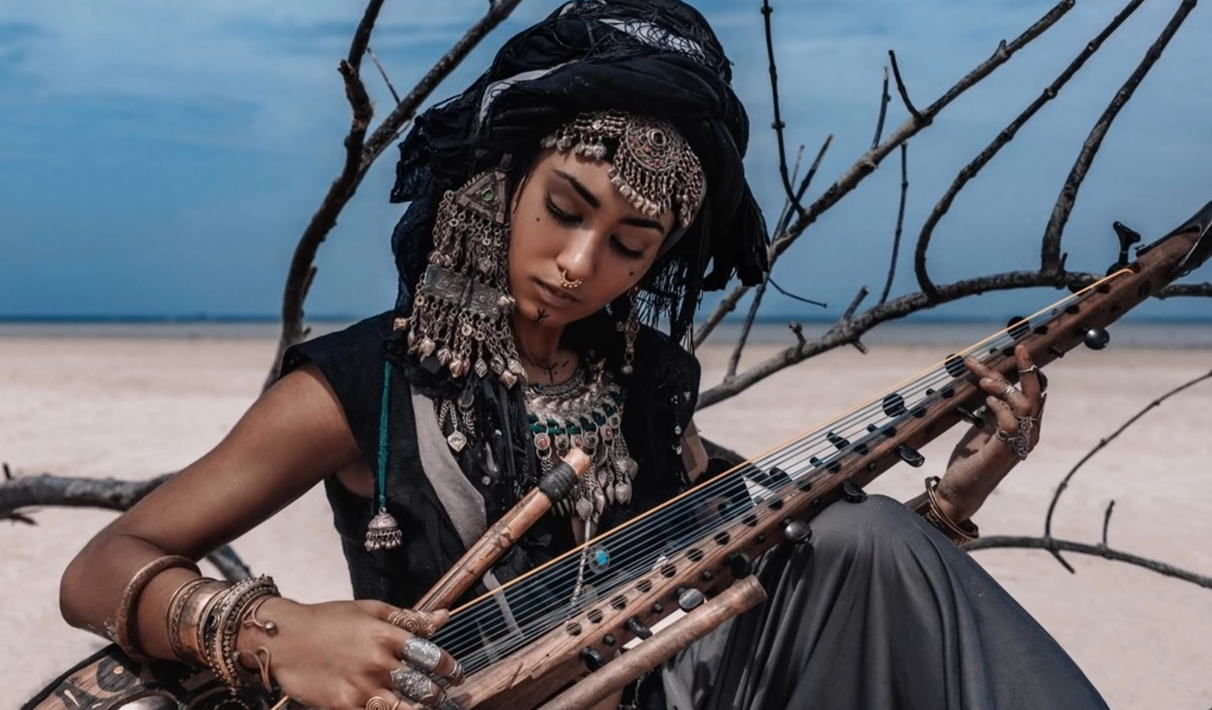
#> input picture Workspace/Course1/Section16/testImg.png, 1212 x 710 px
$ python img1.py
#> lines starting #> are read from the running program, lines starting #| are printed output that depends on the picture
# To work with images you need to install Pillow
# pip install Pillow
# https://pillow.readthedocs.io/en/stable/
print("========================================================================")
print("1--------------------------------")
# openning an image (image object)
from PIL import Image

mac = Image.open("testImg.png")
#> mac is the input picture: PIL image 1212x710 RGB; mean R, G, B 99.4, 103.6, 112.3
# mac.show()
imgSize = mac.size								# returns tuple
#> imgSize = (1212, 710)
print(imgSize)
#| (1212, 710)


print("\n2--------------------------------")
# cropping images

x = 1212 / 4
y = 0
w = 1212 / 2
h = 710 / 2
mac2 = mac.crop((x, y, w, h))
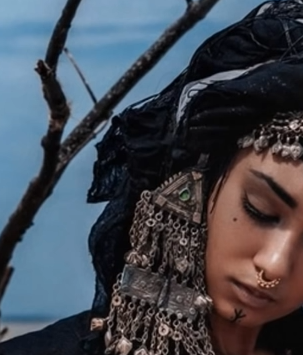
#> mac2: PIL image 303x355 RGB; mean R, G, B 68.3, 73, 82.4
# mac2.show()


print("\n3--------------------------------")
# copying and pasting
# only affects image in working memory
# (original img does not change)
mac.paste(im=mac2, box=(0,0))		# paste mac2 into mac at 0,0
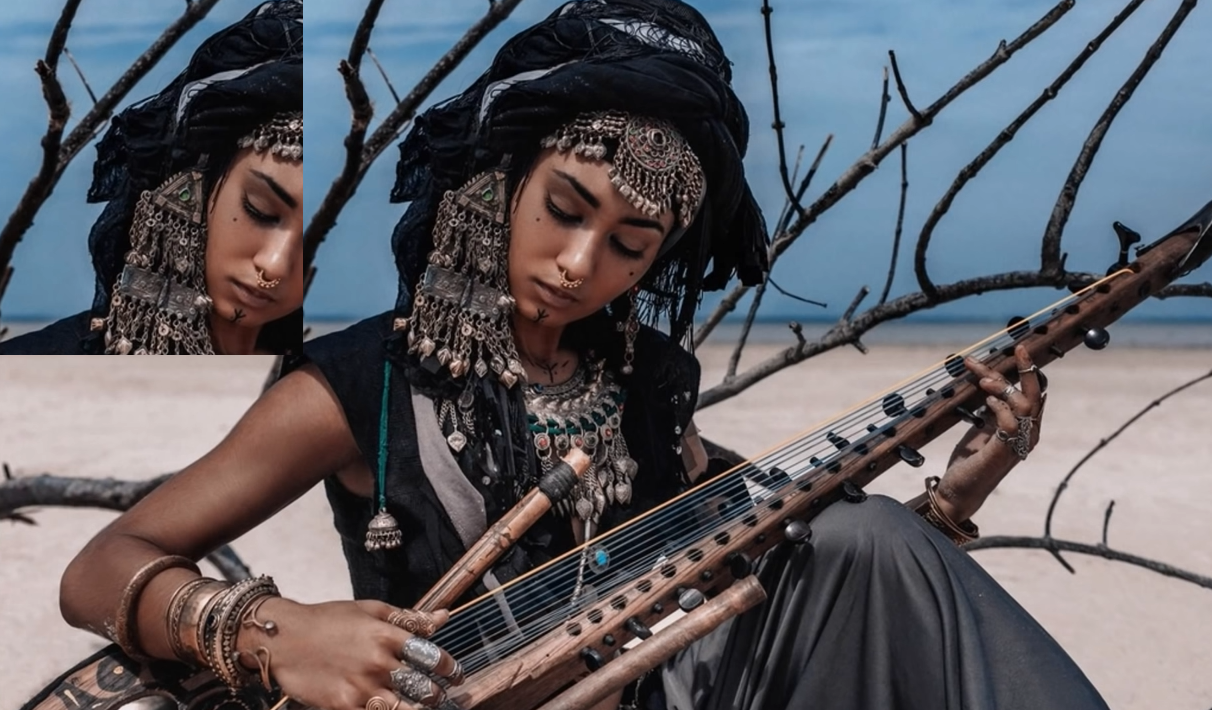
#> mac: PIL image 1212x710 RGB; mean R, G, B 95.6, 95, 101
# mac.show()


print("\n4--------------------------------")
# stretching and squeezing, and rotating
mac2.resize((3000, 500))
# mac2.show()

mac2.rotate(45)
# mac2.show()


print("\n5--------------------------------")
# transparency - RGBA system
# alpha = 0 transparent , 255 opaque
mac2.putalpha(128)
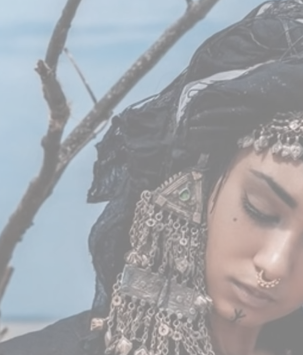
#> mac2: PIL image 303x355 RGBA; mean R, G, B, A 68.3, 73, 82.4, 128; transparent parts drawn white
# mac2.show()

mac.paste(im=mac2, box=(0,350), mask=mac2)
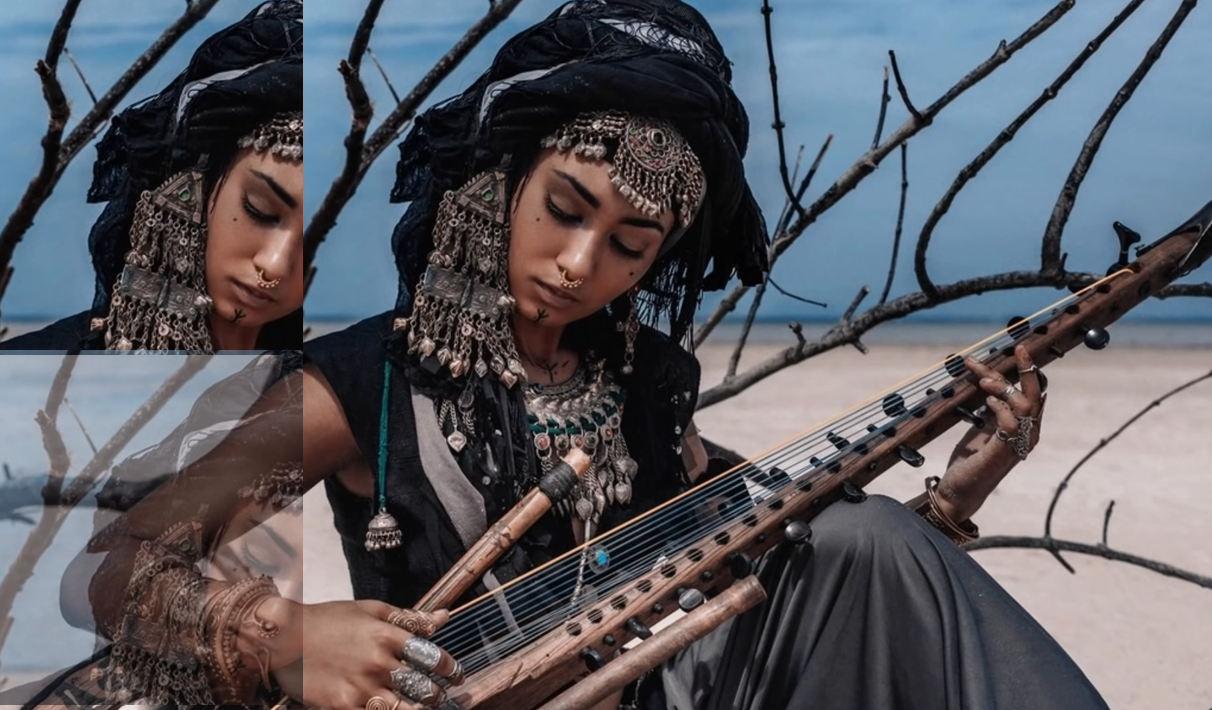
#> mac: PIL image 1212x710 RGB; mean R, G, B 90.7, 91.8, 98.7
mac.show()


print("========================================================================")
